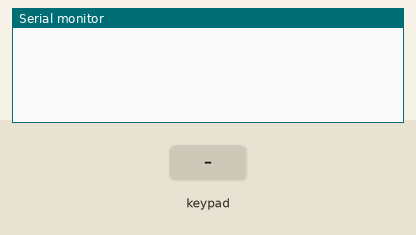
Recording of a sketch running on a simulated ESP32. Shown: the last lines printed to the serial monitor. Inputs (shaded band) come from the test bench.

Above: at 1.2 s.
1.3 s: key '1' pressed
At 1.9 s:
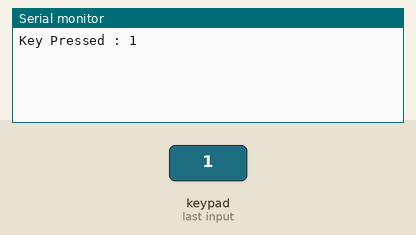
2.8 s: keypad keys 1 2 1 4 2 6 2 5 # pressed 0.4 s apart
At 6.4 s:
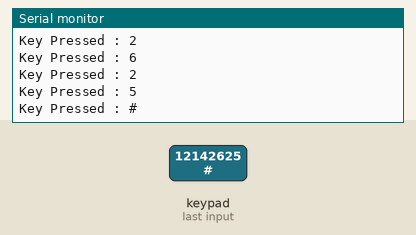
7.9 s: key 'A' pressed
At 9.1 s:
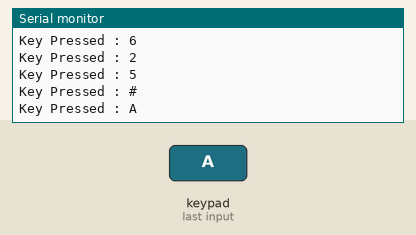
9.4 s: keypad keys 1 2 1 4 2 6 2 5 * pressed 0.4 s apart
At 13.0 s:
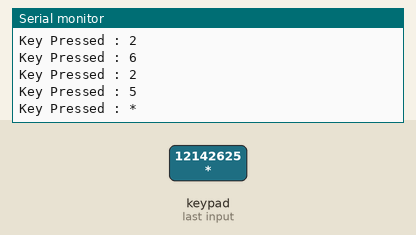
14.5 s: key 'B' pressed
At 15.4 s:
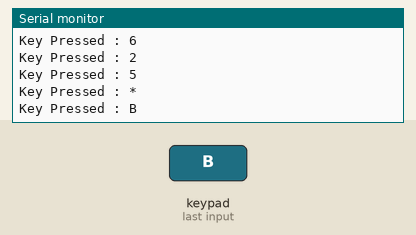
16.0 s: keypad keys 1 2 1 4 2 6 2 5 D pressed 0.4 s apart
At 20.3 s:
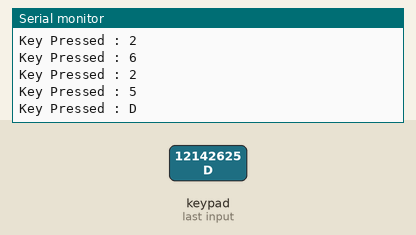
Timing chart, 0 to 21.8 s (numbered marks = the images above; inputs shaded):
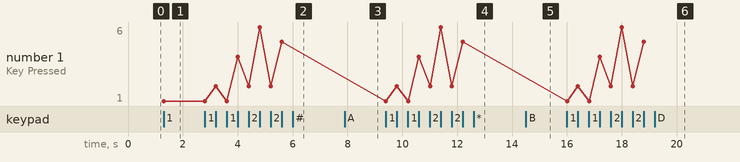

Measured:
- after the input at 1.3 s, the serial monitor: prints a new line at once (image 1)
- after the input at 2.8 s, the serial monitor: prints a new line after 0.41 s (image 2)
- after the input at 7.9 s, the serial monitor: prints a new line at once (image 3)
- after the input at 9.4 s, the serial monitor: prints a new line at once (image 4)
- after the input at 14.5 s, the serial monitor: prints a new line at once (image 5)
- after the input at 16.0 s, the serial monitor: prints a new line at once (image 6)
- plotted number 1: 1 → 5 after the input at 2.8 s

The sketch:

Keypad2_ESP32.ino
```cpp
//Code for 4×4 Keypad
#include <Keypad.h>
  // some thing wrong, GPIO 35 don't work
const byte ROWS = 4; //four rows
const byte COLS = 4; //four columns

char keys[ROWS][COLS] = {
  {'1','2','3','A'},
  {'4','5','6','B'},
  {'7','8','9','C'},
  {'*','0','#','D'}
};

byte rowPins[ROWS] = {12, 14, 26, 25}; //connect to the row pinouts of the keypad
byte colPins[COLS] = {33, 32, 15, 13}; //connect to the column pinouts of the keypad

//Create an object of keypad
Keypad keypad = Keypad( makeKeymap(keys), rowPins, colPins, ROWS, COLS );

void setup(){
  Serial.begin(9600);
}

void loop(){
  char key = keypad.getKey();// Read the key

  // Print if key pressed
  if (key){
    Serial.print("Key Pressed : ");
    Serial.println(key);
  }
}
```
